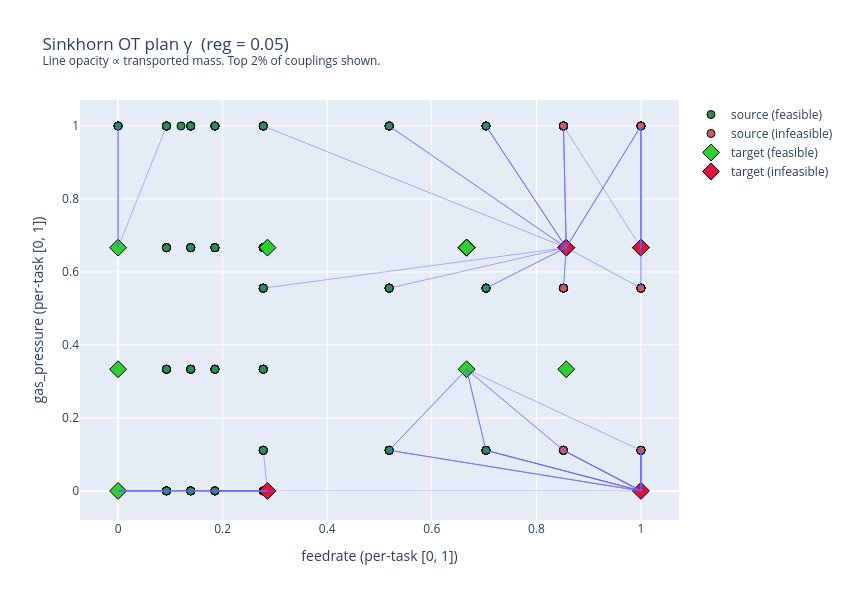

The code cell stored with this chart in its notebook:
### Markdown cell above
## Step 3 — Visualise the transport plan

Each line connects a source point to a target point whose coupling `γ[i, j]` is non-negligible.
**Line opacity is proportional to transported mass.** The plan effectively shows which target
points each source point is being "pulled towards".

### Code cell
# Keep only the strongest connections (top 2% of non-zero mass) for readability
thresh = np.quantile(gamma[gamma > 0], 0.98)
idx_s, idx_t = np.where(gamma >= thresh)
weights = gamma[idx_s, idx_t]
weights_norm = weights / weights.max()

fig = go.Figure()

# Source and target clouds
for tr in scatter_xy(Xs,     ys,          "source", "circle",  "seagreen",  "indianred", size=8):
    fig.add_trace(tr)
for tr in scatter_xy(Xt_lab, yt_labeled,  "target",  "diamond", "limegreen", "crimson",  size=13):
    fig.add_trace(tr)

# Transport lines
for k in range(len(idx_s)):
    i, j = idx_s[k], idx_t[k]
    fig.add_trace(go.Scatter(
        x=[Xs[i, 0], Xt_lab[j, 0]],
        y=[Xs[i, 1], Xt_lab[j, 1]],
        mode="lines",
        line=dict(color=f"rgba(100,100,250,{0.1 + 0.6*weights_norm[k]:.2f})", width=1),
        showlegend=False, hoverinfo="skip",
    ))

fig.update_layout(
    title=f"Sinkhorn OT plan γ  (reg = {reg})<br><sup>Line opacity ∝ transported mass. Top 2% of couplings shown.</sup>",
    xaxis_title=f"{FEATURE_COLS[0]} (per-task [0, 1])",
    yaxis_title=f"{FEATURE_COLS[1]} (per-task [0, 1])",
    width=850, height=600,
)
fig.show()

### Figure 1 — Plotly figure (JSON) as saved in the notebook; plotly's stock layout.template omitted (floating-point values rounded to 4 significant figures; data arrays with more than 128 entries replaced by an {"elided": "..."} marker saying what was removed)
{"data": [{"marker": {"color": "seagreen", "line": {"color": "black", "width": 1}, "size": 8, "symbol": "circle"}, "mode": "markers", "name": "source (feasible)", "type": "scatter", "x": {"elided": "245 float values"}, "y": {"elided": "245 float values"}}, {"marker": {"color": "indianred", "line": {"color": "black", "width": 1}, "size": 8, "symbol": "circle"}, "mode": "markers", "name": "source (infeasible)", "type": "scatter", "x": [0.8519, 0.8519, 0.8519, 0.8519, 0.8519, 0.8519, 1.0, 1.0, 1.0, 1.0, 1.0, 1.0, 1.0, 1.0, 1.0, 1.0, 1.0, 1.0, 1.0, 1.0, 1.0, 1.0, 1.0], "y": [0.1111, 0.1111, 0.5556, 0.5556, 1.0, 1.0, 0.1111, 0.1111, 0.1111, 0.1111, 0.1111, 0.1111, 0.5556, 0.5556, 0.5556, 0.5556, 0.5556, 1.0, 1.0, 1.0, 1.0, 1.0, 1.0]}, {"marker": {"color": "limegreen", "line": {"color": "black", "width": 1}, "size": 13, "symbol": "diamond"}, "mode": "markers", "name": "target (feasible)", "type": "scatter", "x": [0.6667, 0.8571, 1.0, 0.8571, 0.6667, 0.2857, 0.0, 0.6667, 0.6667, 0.0, 0.0], "y": [0.6667, 0.3333, 0.6667, 0.6667, 0.3333, 0.6667, 0.3333, 0.6667, 0.6667, 0.0, 0.6667]}, {"marker": {"color": "crimson", "line": {"color": "black", "width": 1}, "size": 13, "symbol": "diamond"}, "mode": "markers", "name": "target (infeasible)", "type": "scatter", "x": [1.0, 0.8571, 1.0, 0.2857], "y": [0.0, 0.6667, 0.6667, 0.0]}, {"hoverinfo": "skip", "line": {"color": "rgba(100,100,250,0.61)", "width": 1}, "mode": "lines", "showlegend": false, "type": "scatter", "x": [0, 0], "y": [0, 0]}, {"hoverinfo": "skip", "line": {"color": "rgba(100,100,250,0.61)", "width": 1}, "mode": "lines", "showlegend": false, "type": "scatter", "x": [0, 0], "y": [0, 0]}, {"hoverinfo": "skip", "line": {"color": "rgba(100,100,250,0.59)", "width": 1}, "mode": "lines", "showlegend": false, "type": "scatter", "x": [0, 0], "y": [0, 0]}, {"hoverinfo": "skip", "line": {"color": "rgba(100,100,250,0.54)", "width": 1}, "mode": "lines", "showlegend": false, "type": "scatter", "x": [0, 0], "y": [0, 0]}, {"hoverinfo": "skip", "line": {"color": "rgba(100,100,250,0.47)", "width": 1}, "mode": "lines", "showlegend": false, "type": "scatter", "x": [0, 0], "y": [0, 0]}, {"hoverinfo": "skip", "line": {"color": "rgba(100,100,250,0.55)", "width": 1}, "mode": "lines", "showlegend": false, "type": "scatter", "x": [0, 0.2857], "y": [0, 0]}, {"hoverinfo": "skip", "line": {"color": "rgba(100,100,250,0.48)", "width": 1}, "mode": "lines", "showlegend": false, "type": "scatter", "x": [0, 0], "y": [0.3333, 0.3333]}, {"hoverinfo": "skip", "line": {"color": "rgba(100,100,250,0.49)", "width": 1}, "mode": "lines", "showlegend": false, "type": "scatter", "x": [0, 0], "y": [0.3333, 0.3333]}, {"hoverinfo": "skip", "line": {"color": "rgba(100,100,250,0.49)", "width": 1}, "mode": "lines", "showlegend": false, "type": "scatter", "x": [0, 0], "y": [0.6667, 0.6667]}, {"hoverinfo": "skip", "line": {"color": "rgba(100,100,250,0.53)", "width": 1}, "mode": "lines", "showlegend": false, "type": "scatter", "x": [0, 0], "y": [0.6667, 0.6667]}, {"hoverinfo": "skip", "line": {"color": "rgba(100,100,250,0.52)", "width": 1}, "mode": "lines", "showlegend": false, "type": "scatter", "x": [0, 0], "y": [1, 0.6667]}, {"hoverinfo": "skip", "line": {"color": "rgba(100,100,250,0.56)", "width": 1}, "mode": "lines", "showlegend": false, "type": "scatter", "x": [0, 0], "y": [1, 0.6667]}, {"hoverinfo": "skip", "line": {"color": "rgba(100,100,250,0.58)", "width": 1}, "mode": "lines", "showlegend": false, "type": "scatter", "x": [0, 0], "y": [1, 0.6667]}, {"hoverinfo": "skip", "line": {"color": "rgba(100,100,250,0.52)", "width": 1}, "mode": "lines", "showlegend": false, "type": "scatter", "x": [0.09259, 0], "y": [0, 0]}, {"hoverinfo": "skip", "line": {"color": "rgba(100,100,250,0.54)", "width": 1}, "mode": "lines", "showlegend": false, "type": "scatter", "x": [0.09259, 0], "y": [0, 0]}, {"hoverinfo": "skip", "line": {"color": "rgba(100,100,250,0.53)", "width": 1}, "mode": "lines", "showlegend": false, "type": "scatter", "x": [0.09259, 0], "y": [0, 0]}, {"hoverinfo": "skip", "line": {"color": "rgba(100,100,250,0.48)", "width": 1}, "mode": "lines", "showlegend": false, "type": "scatter", "x": [0.09259, 0], "y": [0, 0]}, {"hoverinfo": "skip", "line": {"color": "rgba(100,100,250,0.51)", "width": 1}, "mode": "lines", "showlegend": false, "type": "scatter", "x": [0.09259, 0.2857], "y": [0, 0]}, {"hoverinfo": "skip", "line": {"color": "rgba(100,100,250,0.60)", "width": 1}, "mode": "lines", "showlegend": false, "type": "scatter", "x": [0.09259, 0.2857], "y": [0, 0]}, {"hoverinfo": "skip", "line": {"color": "rgba(100,100,250,0.48)", "width": 1}, "mode": "lines", "showlegend": false, "type": "scatter", "x": [0.09259, 0], "y": [1, 0.6667]}, {"hoverinfo": "skip", "line": {"color": "rgba(100,100,250,0.49)", "width": 1}, "mode": "lines", "showlegend": false, "type": "scatter", "x": [0.1389, 0], "y": [0, 0]}, {"hoverinfo": "skip", "line": {"color": "rgba(100,100,250,0.49)", "width": 1}, "mode": "lines", "showlegend": false, "type": "scatter", "x": [0.1389, 0], "y": [0, 0]}, {"hoverinfo": "skip", "line": {"color": "rgba(100,100,250,0.54)", "width": 1}, "mode": "lines", "showlegend": false, "type": "scatter", "x": [0.1389, 0.2857], "y": [0, 0]}, {"hoverinfo": "skip", "line": {"color": "rgba(100,100,250,0.62)", "width": 1}, "mode": "lines", "showlegend": false, "type": "scatter", "x": [0.1389, 0.2857], "y": [0, 0]}, {"hoverinfo": "skip", "line": {"color": "rgba(100,100,250,0.55)", "width": 1}, "mode": "lines", "showlegend": false, "type": "scatter", "x": [0.1852, 0.2857], "y": [0, 0]}, {"hoverinfo": "skip", "line": {"color": "rgba(100,100,250,0.62)", "width": 1}, "mode": "lines", "showlegend": false, "type": "scatter", "x": [0.1852, 0.2857], "y": [0, 0]}, {"hoverinfo": "skip", "line": {"color": "rgba(100,100,250,0.46)", "width": 1}, "mode": "lines", "showlegend": false, "type": "scatter", "x": [0.2778, 1], "y": [0, 0]}, {"hoverinfo": "skip", "line": {"color": "rgba(100,100,250,0.55)", "width": 1}, "mode": "lines", "showlegend": false, "type": "scatter", "x": [0.2778, 0.2857], "y": [0, 0]}, {"hoverinfo": "skip", "line": {"color": "rgba(100,100,250,0.60)", "width": 1}, "mode": "lines", "showlegend": false, "type": "scatter", "x": [0.2778, 0.2857], "y": [0, 0]}, {"hoverinfo": "skip", "line": {"color": "rgba(100,100,250,0.50)", "width": 1}, "mode": "lines", "showlegend": false, "type": "scatter", "x": [0.2778, 0.2857], "y": [0.1111, 0]}, {"hoverinfo": "skip", "line": {"color": "rgba(100,100,250,0.47)", "width": 1}, "mode": "lines", "showlegend": false, "type": "scatter", "x": [0.2778, 0.8571], "y": [0.5556, 0.6667]}, {"hoverinfo": "skip", "line": {"color": "rgba(100,100,250,0.49)", "width": 1}, "mode": "lines", "showlegend": false, "type": "scatter", "x": [0.2778, 0.8571], "y": [1, 0.6667]}, {"hoverinfo": "skip", "line": {"color": "rgba(100,100,250,0.53)", "width": 1}, "mode": "lines", "showlegend": false, "type": "scatter", "x": [0.5185, 1], "y": [0.1111, 0]}, {"hoverinfo": "skip", "line": {"color": "rgba(100,100,250,0.52)", "width": 1}, "mode": "lines", "showlegend": false, "type": "scatter", "x": [0.5185, 1], "y": [0.1111, 0]}, {"hoverinfo": "skip", "line": {"color": "rgba(100,100,250,0.47)", "width": 1}, "mode": "lines", "showlegend": false, "type": "scatter", "x": [0.5185, 1], "y": [0.1111, 0]}, {"hoverinfo": "skip", "line": {"color": "rgba(100,100,250,0.53)", "width": 1}, "mode": "lines", "showlegend": false, "type": "scatter", "x": [0.5185, 0.6667], "y": [0.1111, 0.3333]}, {"hoverinfo": "skip", "line": {"color": "rgba(100,100,250,0.57)", "width": 1}, "mode": "lines", "showlegend": false, "type": "scatter", "x": [0.5185, 0.6667], "y": [0.1111, 0.3333]}, {"hoverinfo": "skip", "line": {"color": "rgba(100,100,250,0.53)", "width": 1}, "mode": "lines", "showlegend": false, "type": "scatter", "x": [0.5185, 0.8571], "y": [0.5556, 0.6667]}, {"hoverinfo": "skip", "line": {"color": "rgba(100,100,250,0.56)", "width": 1}, "mode": "lines", "showlegend": false, "type": "scatter", "x": [0.5185, 0.8571], "y": [1, 0.6667]}, {"hoverinfo": "skip", "line": {"color": "rgba(100,100,250,0.54)", "width": 1}, "mode": "lines", "showlegend": false, "type": "scatter", "x": [0.5185, 0.8571], "y": [1, 0.6667]}, {"hoverinfo": "skip", "line": {"color": "rgba(100,100,250,0.61)", "width": 1}, "mode": "lines", "showlegend": false, "type": "scatter", "x": [0.7037, 1], "y": [0.1111, 0]}, {"hoverinfo": "skip", "line": {"color": "rgba(100,100,250,0.60)", "width": 1}, "mode": "lines", "showlegend": false, "type": "scatter", "x": [0.7037, 1], "y": [0.1111, 0]}, {"hoverinfo": "skip", "line": {"color": "rgba(100,100,250,0.56)", "width": 1}, "mode": "lines", "showlegend": false, "type": "scatter", "x": [0.7037, 1], "y": [0.1111, 0]}, {"hoverinfo": "skip", "line": {"color": "rgba(100,100,250,0.49)", "width": 1}, "mode": "lines", "showlegend": false, "type": "scatter", "x": [0.7037, 1], "y": [0.1111, 0]}, {"hoverinfo": "skip", "line": {"color": "rgba(100,100,250,0.54)", "width": 1}, "mode": "lines", "showlegend": false, "type": "scatter", "x": [0.7037, 0.6667], "y": [0.1111, 0.3333]}, {"hoverinfo": "skip", "line": {"color": "rgba(100,100,250,0.62)", "width": 1}, "mode": "lines", "showlegend": false, "type": "scatter", "x": [0.7037, 0.6667], "y": [0.1111, 0.3333]}, {"hoverinfo": "skip", "line": {"color": "rgba(100,100,250,0.53)", "width": 1}, "mode": "lines", "showlegend": false, "type": "scatter", "x": [0.7037, 0.8571], "y": [0.5556, 0.6667]}, {"hoverinfo": "skip", "line": {"color": "rgba(100,100,250,0.49)", "width": 1}, "mode": "lines", "showlegend": false, "type": "scatter", "x": [0.7037, 0.8571], "y": [0.5556, 0.6667]}, {"hoverinfo": "skip", "line": {"color": "rgba(100,100,250,0.56)", "width": 1}, "mode": "lines", "showlegend": false, "type": "scatter", "x": [0.7037, 0.8571], "y": [1, 0.6667]}, {"hoverinfo": "skip", "line": {"color": "rgba(100,100,250,0.51)", "width": 1}, "mode": "lines", "showlegend": false, "type": "scatter", "x": [0.7037, 0.8571], "y": [1, 0.6667]}, {"hoverinfo": "skip", "line": {"color": "rgba(100,100,250,0.62)", "width": 1}, "mode": "lines", "showlegend": false, "type": "scatter", "x": [0.7037, 0.8571], "y": [1, 0.6667]}, {"hoverinfo": "skip", "line": {"color": "rgba(100,100,250,0.66)", "width": 1}, "mode": "lines", "showlegend": false, "type": "scatter", "x": [0.8519, 1], "y": [0.1111, 0]}, {"hoverinfo": "skip", "line": {"color": "rgba(100,100,250,0.65)", "width": 1}, "mode": "lines", "showlegend": false, "type": "scatter", "x": [0.8519, 1], "y": [0.1111, 0]}, {"hoverinfo": "skip", "line": {"color": "rgba(100,100,250,0.62)", "width": 1}, "mode": "lines", "showlegend": false, "type": "scatter", "x": [0.8519, 1], "y": [0.1111, 0]}, {"hoverinfo": "skip", "line": {"color": "rgba(100,100,250,0.56)", "width": 1}, "mode": "lines", "showlegend": false, "type": "scatter", "x": [0.8519, 1], "y": [0.1111, 0]}, {"hoverinfo": "skip", "line": {"color": "rgba(100,100,250,0.47)", "width": 1}, "mode": "lines", "showlegend": false, "type": "scatter", "x": [0.8519, 1], "y": [0.1111, 0]}, {"hoverinfo": "skip", "line": {"color": "rgba(100,100,250,0.47)", "width": 1}, "mode": "lines", "showlegend": false, "type": "scatter", "x": [0.8519, 0.6667], "y": [0.1111, 0.3333]}, {"hoverinfo": "skip", "line": {"color": "rgba(100,100,250,0.57)", "width": 1}, "mode": "lines", "showlegend": false, "type": "scatter", "x": [0.8519, 0.6667], "y": [0.1111, 0.3333]}, {"hoverinfo": "skip", "line": {"color": "rgba(100,100,250,0.50)", "width": 1}, "mode": "lines", "showlegend": false, "type": "scatter", "x": [0.8519, 0.8571], "y": [0.5556, 0.6667]}, {"hoverinfo": "skip", "line": {"color": "rgba(100,100,250,0.53)", "width": 1}, "mode": "lines", "showlegend": false, "type": "scatter", "x": [0.8519, 0.8571], "y": [0.5556, 0.6667]}, {"hoverinfo": "skip", "line": {"color": "rgba(100,100,250,0.53)", "width": 1}, "mode": "lines", "showlegend": false, "type": "scatter", "x": [0.8519, 0.8571], "y": [1, 0.6667]}, {"hoverinfo": "skip", "line": {"color": "rgba(100,100,250,0.47)", "width": 1}, "mode": "lines", "showlegend": false, "type": "scatter", "x": [0.8519, 1], "y": [1, 0.6667]}, {"hoverinfo": "skip", "line": {"color": "rgba(100,100,250,0.50)", "width": 1}, "mode": "lines", "showlegend": false, "type": "scatter", "x": [0.8519, 0.8571], "y": [1, 0.6667]}, {"hoverinfo": "skip", "line": {"color": "rgba(100,100,250,0.62)", "width": 1}, "mode": "lines", "showlegend": false, "type": "scatter", "x": [0.8519, 0.8571], "y": [1, 0.6667]}, {"hoverinfo": "skip", "line": {"color": "rgba(100,100,250,0.70)", "width": 1}, "mode": "lines", "showlegend": false, "type": "scatter", "x": [1, 1], "y": [0.1111, 0]}, {"hoverinfo": "skip", "line": {"color": "rgba(100,100,250,0.69)", "width": 1}, "mode": "lines", "showlegend": false, "type": "scatter", "x": [1, 1], "y": [0.1111, 0]}, {"hoverinfo": "skip", "line": {"color": "rgba(100,100,250,0.67)", "width": 1}, "mode": "lines", "showlegend": false, "type": "scatter", "x": [1, 1], "y": [0.1111, 0]}, {"hoverinfo": "skip", "line": {"color": "rgba(100,100,250,0.61)", "width": 1}, "mode": "lines", "showlegend": false, "type": "scatter", "x": [1, 1], "y": [0.1111, 0]}, {"hoverinfo": "skip", "line": {"color": "rgba(100,100,250,0.53)", "width": 1}, "mode": "lines", "showlegend": false, "type": "scatter", "x": [1, 1], "y": [0.1111, 0]}, {"hoverinfo": "skip", "line": {"color": "rgba(100,100,250,0.48)", "width": 1}, "mode": "lines", "showlegend": false, "type": "scatter", "x": [1, 0.6667], "y": [0.1111, 0.3333]}, {"hoverinfo": "skip", "line": {"color": "rgba(100,100,250,0.47)", "width": 1}, "mode": "lines", "showlegend": false, "type": "scatter", "x": [1, 1], "y": [0.5556, 0.6667]}, {"hoverinfo": "skip", "line": {"color": "rgba(100,100,250,0.47)", "width": 1}, "mode": "lines", "showlegend": false, "type": "scatter", "x": [1, 1], "y": [0.5556, 0.6667]}, {"hoverinfo": "skip", "line": {"color": "rgba(100,100,250,0.53)", "width": 1}, "mode": "lines", "showlegend": false, "type": "scatter", "x": [1, 0.8571], "y": [0.5556, 0.6667]}, {"hoverinfo": "skip", "line": {"color": "rgba(100,100,250,0.48)", "width": 1}, "mode": "lines", "showlegend": false, "type": "scatter", "x": [1, 0.8571], "y": [1, 0.6667]}, {"hoverinfo": "skip", "line": {"color": "rgba(100,100,250,0.52)", "width": 1}, "mode": "lines", "showlegend": false, "type": "scatter", "x": [1, 1], "y": [1, 0.6667]}, {"hoverinfo": "skip", "line": {"color": "rgba(100,100,250,0.53)", "width": 1}, "mode": "lines", "showlegend": false, "type": "scatter", "x": [1, 1], "y": [1, 0.6667]}, {"hoverinfo": "skip", "line": {"color": "rgba(100,100,250,0.47)", "width": 1}, "mode": "lines", "showlegend": false, "type": "scatter", "x": [1, 1], "y": [1, 0.6667]}, {"hoverinfo": "skip", "line": {"color": "rgba(100,100,250,0.52)", "width": 1}, "mode": "lines", "showlegend": false, "type": "scatter", "x": [1, 1], "y": [1, 0.6667]}, {"hoverinfo": "skip", "line": {"color": "rgba(100,100,250,0.51)", "width": 1}, "mode": "lines", "showlegend": false, "type": "scatter", "x": [1, 1], "y": [1, 0.6667]}, {"hoverinfo": "skip", "line": {"color": "rgba(100,100,250,0.46)", "width": 1}, "mode": "lines", "showlegend": false, "type": "scatter", "x": [1, 0.8571], "y": [1, 0.6667]}, {"hoverinfo": "skip", "line": {"color": "rgba(100,100,250,0.58)", "width": 1}, "mode": "lines", "showlegend": false, "type": "scatter", "x": [1, 0.8571], "y": [1, 0.6667]}], "layout": {"height": 600, "title": {"text": "Sinkhorn OT plan γ  (reg = 0.05)<br><sup>Line opacity ∝ transported mass. Top 2% of couplings shown.</sup>"}, "width": 850, "xaxis": {"title": {"text": "feedrate (per-task [0, 1])"}}, "yaxis": {"title": {"text": "gas_pressure (per-task [0, 1])"}}}}
